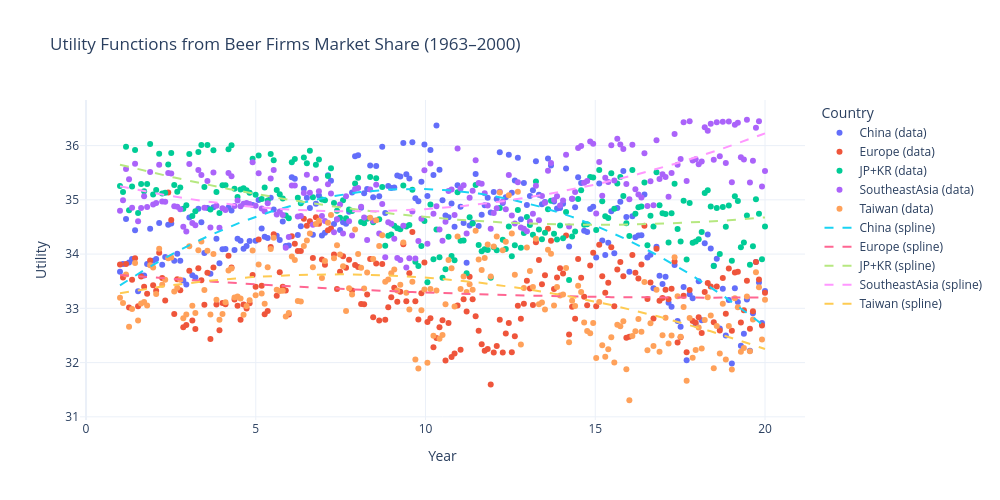

This figure's notebook cell:
### Code cell
countries = ["China", "Europe", "JP+KR", "SoutheastAsia", "Taiwan"]

# Create the interactive Plotly figure
fig = go.Figure()

# Add raw data (scatter)
for country in countries:
    fig.add_trace(go.Scatter(
        x=t_years,
        y=utility[country],
        mode='markers',
        name=f'{country} (data)',
        marker=dict(symbol='circle')
    ))

# Add spline fits (smooth lines)
for country in countries:
    fig.add_trace(go.Scatter(
        x=t_years,
        y=utility_fit_pol[country],
        mode='lines',
        name=f'{country} (spline)',
        line=dict(dash='dash')  # You can customize line style here
    ))

# Layout
fig.update_layout(
    title='Utility Functions from Beer Firms Market Share (1963–2000)',
    xaxis_title='Year',
    yaxis_title='Utility',
    width=1000,
    height=500,
    legend_title='Country',
    hovermode='x unified',
    template='plotly_white'
)

fig.show()

### Figure 1 — Plotly figure (JSON) as saved in the notebook; plotly's stock layout.template omitted (floating-point values rounded to 4 significant figures; data arrays with more than 128 entries replaced by an {"elided": "..."} marker saying what was removed)
{"data": [{"marker": {"symbol": "circle"}, "mode": "markers", "name": "China (data)", "type": "scatter", "x": {"elided": "215 float values"}, "y": {"elided": "215 float values"}}, {"marker": {"symbol": "circle"}, "mode": "markers", "name": "Europe (data)", "type": "scatter", "x": {"elided": "215 float values"}, "y": {"elided": "215 float values"}}, {"marker": {"symbol": "circle"}, "mode": "markers", "name": "JP+KR (data)", "type": "scatter", "x": {"elided": "215 float values"}, "y": {"elided": "215 float values"}}, {"marker": {"symbol": "circle"}, "mode": "markers", "name": "SoutheastAsia (data)", "type": "scatter", "x": {"elided": "215 float values"}, "y": {"elided": "215 float values"}}, {"marker": {"symbol": "circle"}, "mode": "markers", "name": "Taiwan (data)", "type": "scatter", "x": {"elided": "215 float values"}, "y": {"elided": "215 float values"}}, {"line": {"dash": "dash"}, "mode": "lines", "name": "China (spline)", "type": "scatter", "x": {"elided": "215 float values"}, "y": {"elided": "215 float values"}}, {"line": {"dash": "dash"}, "mode": "lines", "name": "Europe (spline)", "type": "scatter", "x": {"elided": "215 float values"}, "y": {"elided": "215 float values"}}, {"line": {"dash": "dash"}, "mode": "lines", "name": "JP+KR (spline)", "type": "scatter", "x": {"elided": "215 float values"}, "y": {"elided": "215 float values"}}, {"line": {"dash": "dash"}, "mode": "lines", "name": "SoutheastAsia (spline)", "type": "scatter", "x": {"elided": "215 float values"}, "y": {"elided": "215 float values"}}, {"line": {"dash": "dash"}, "mode": "lines", "name": "Taiwan (spline)", "type": "scatter", "x": {"elided": "215 float values"}, "y": {"elided": "215 float values"}}], "layout": {"height": 500, "hovermode": "x unified", "legend": {"title": {"text": "Country"}}, "title": {"text": "Utility Functions from Beer Firms Market Share (1963–2000)"}, "width": 1000, "xaxis": {"title": {"text": "Year"}}, "yaxis": {"title": {"text": "Utility"}}}}
